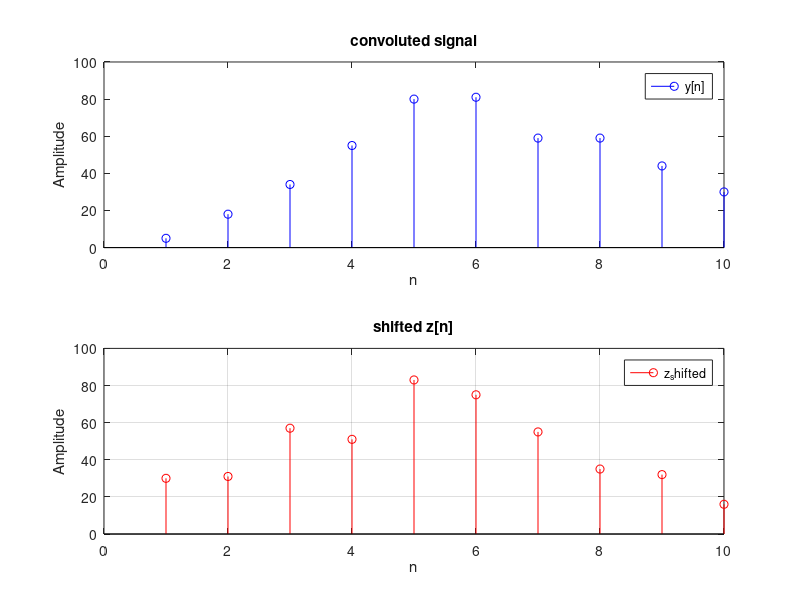

This chart was generated by the following MATLAB code:
close all;
clear all;
clc;

x = [1, 2, 3, 4, 5];
h = [5, 8, 3, 5, 4, 6];

y = conv(x, h);

x_shifted = circshift(x, 1);
h_shifted = circshift(h, 1);

z_shifted = conv(x_shifted, h_shifted);

n_y = 1:length(y);
n_z_shifted = 1:length(z_shifted);

figure;
subplot(2,1,1);
stem(n_y, y, 'b', 'DisplayName', 'y[n]');
title('convoluted signal');
xlabel('n');
ylabel('Amplitude');
legend;

subplot(2,1,2);
stem(n_z_shifted, z_shifted, 'r', 'DisplayName', 'z_shifted');
title('shifted z[n]');
xlabel('n');
ylabel('Amplitude');
legend;
grid on;
hold off;

%
